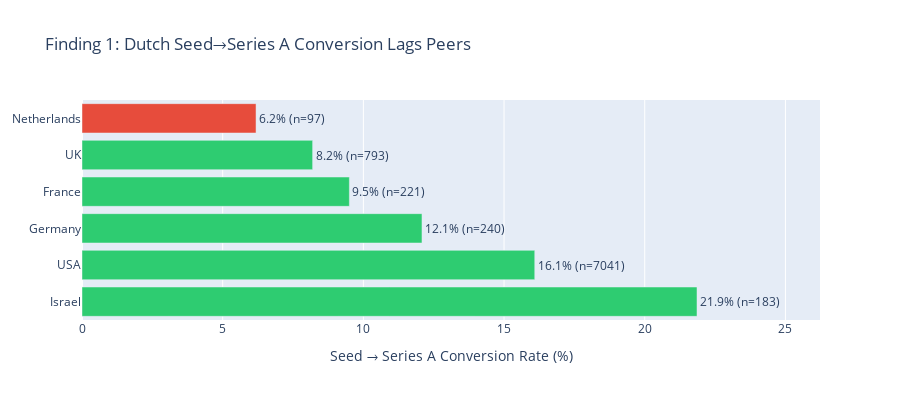

The notebook cell saved with this chart:
### Code cell
# Interactive: Finding 1 - Graduation Gap
fig = go.Figure()

colors = ['#2ecc71' if c != 'NLD' else '#e74c3c' for c in conversion_filtered.index]
countries = [country_names[c] for c in conversion_filtered.index]
rates = conversion_filtered.values
n_values = [seed_companies.get(c, 0) for c in conversion_filtered.index]

fig.add_trace(go.Bar(
    y=countries,
    x=rates,
    orientation='h',
    marker_color=colors,
    text=[f'{r:.1f}% (n={n})' for r, n in zip(rates, n_values)],
    textposition='outside',
    hovertemplate='<b>%{y}</b><br>Conversion: %{x:.1f}%<extra></extra>'
))

fig.update_layout(
    title='Finding 1: Dutch Seed→Series A Conversion Lags Peers',
    xaxis_title='Seed → Series A Conversion Rate (%)',
    height=400,
    showlegend=False,
    xaxis=dict(range=[0, max(rates) * 1.2])
)
fig.show()

### Figure 1 — Plotly figure (JSON) as saved in the notebook; plotly's stock layout.template omitted (floating-point values rounded to 4 significant figures)
{"data": [{"hovertemplate": "<b>%{y}</b><br>Conversion: %{x:.1f}%<extra></extra>", "marker": {"color": ["#2ecc71", "#2ecc71", "#2ecc71", "#2ecc71", "#2ecc71", "#e74c3c"]}, "orientation": "h", "text": ["21.9% (n=183)", "16.1% (n=7041)", "12.1% (n=240)", "9.5% (n=221)", "8.2% (n=793)", "6.2% (n=97)"], "textposition": "outside", "type": "bar", "x": [21.86, 16.09, 12.08, 9.502, 8.197, 6.186], "y": ["Israel", "USA", "Germany", "France", "UK", "Netherlands"]}], "layout": {"height": 400, "showlegend": false, "title": {"text": "Finding 1: Dutch Seed→Series A Conversion Lags Peers"}, "xaxis": {"range": [0, 26.23], "title": {"text": "Seed → Series A Conversion Rate (%)"}}}}
